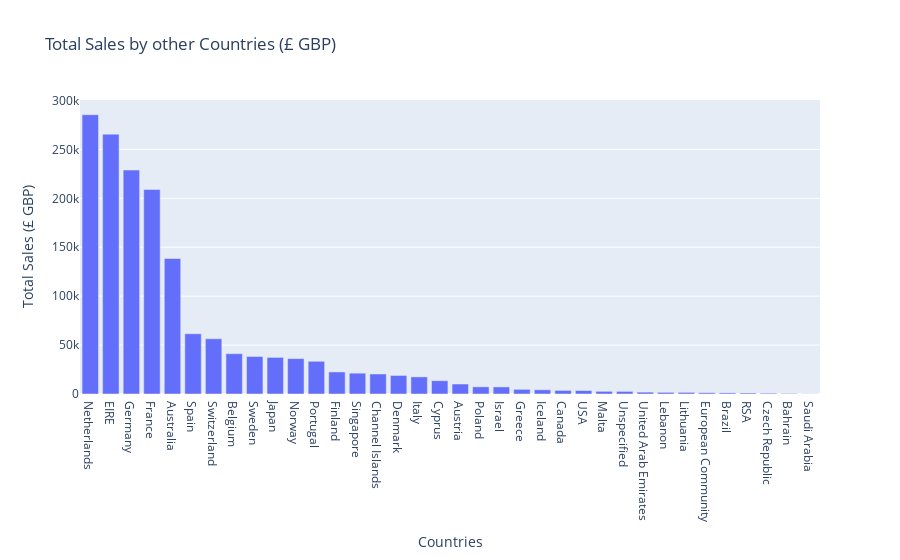

The cell this chart's notebook holds for it:
### Code cell
#Create 2nd bar chart for total sales by country minus UK for better insight to total foreign online sales

total_sales_by_country = df_new.groupby('country')['total_sales'].sum().reset_index()
total_sales_by_country = total_sales_by_country.sort_values('total_sales', ascending=False)
total_sales_by_country = total_sales_by_country[total_sales_by_country['country'] != 'United Kingdom']

fig = go.Figure(go.Bar(
            x=total_sales_by_country['country'],
            y=total_sales_by_country['total_sales'],
            ))
fig.update_layout(title='Total Sales by other Countries (£ GBP)', xaxis_title='Countries', yaxis_title='Total Sales (£ GBP)')
fig.show()

### Figure 1 — Plotly figure (JSON) as saved in the notebook; plotly's stock layout.template omitted (floating-point values rounded to 4 significant figures)
{"data": [{"type": "bar", "x": ["Netherlands", "EIRE", "Germany", "France", "Australia", "Spain", "Switzerland", "Belgium", "Sweden", "Japan", "Norway", "Portugal", "Finland", "Singapore", "Channel Islands", "Denmark", "Italy", "Cyprus", "Austria", "Poland", "Israel", "Greece", "Iceland", "Canada", "USA", "Malta", "Unspecified", "United Arab Emirates", "Lebanon", "Lithuania", "European Community", "Brazil", "RSA", "Czech Republic", "Bahrain", "Saudi Arabia"], "y": [285400.0, 265500.0, 228900.0, 209000.0, 138500.0, 61580.0, 56440.0, 41200.0, 38380.0, 37420.0, 36170.0, 33440.0, 22550.0, 21280.0, 20450.0, 18960.0, 17480.0, 13590.0, 10200.0, 7335.0, 7222.0, 4761.0, 4310.0, 3666.0, 3580.0, 2726.0, 2667.0, 1902.0, 1694.0, 1661.0, 1300.0, 1144.0, 1002.0, 826.7, 548.4, 145.9]}], "layout": {"title": {"text": "Total Sales by other Countries (£ GBP)"}, "xaxis": {"title": {"text": "Countries"}}, "yaxis": {"title": {"text": "Total Sales (£ GBP)"}}}}
